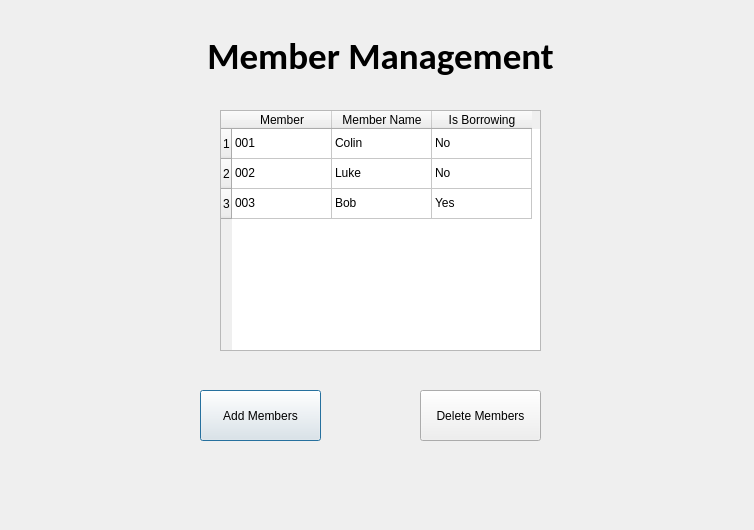
<?xml version="1.0" encoding="UTF-8"?>
<ui version="4.0">
 <class>Members</class>
 <widget class="QDialog" name="Members">
  <property name="geometry">
   <rect>
    <x>0</x>
    <y>0</y>
    <width>754</width>
    <height>530</height>
   </rect>
  </property>
  <property name="windowTitle">
   <string>Dialog</string>
  </property>
  <widget class="QPushButton" name="addMembersButton">
   <property name="geometry">
    <rect>
     <x>200</x>
     <y>390</y>
     <width>121</width>
     <height>51</height>
    </rect>
   </property>
   <property name="text">
    <string>Add Members</string>
   </property>
  </widget>
  <widget class="QPushButton" name="deleteMembersButton">
   <property name="geometry">
    <rect>
     <x>420</x>
     <y>390</y>
     <width>121</width>
     <height>51</height>
    </rect>
   </property>
   <property name="text">
    <string>Delete Members</string>
   </property>
  </widget>
  <widget class="QTableWidget" name="tableWidget">
   <property name="geometry">
    <rect>
     <x>220</x>
     <y>110</y>
     <width>321</width>
     <height>241</height>
    </rect>
   </property>
   <row/>
   <row/>
   <row/>
   <column>
    <property name="text">
     <string>Member</string>
    </property>
   </column>
   <column>
    <property name="text">
     <string>Member Name</string>
    </property>
   </column>
   <column>
    <property name="text">
     <string>Is Borrowing</string>
    </property>
   </column>
   <item row="0" column="0">
    <property name="text">
     <string>001</string>
    </property>
   </item>
   <item row="0" column="1">
    <property name="text">
     <string>Colin</string>
    </property>
   </item>
   <item row="0" column="2">
    <property name="text">
     <string>No</string>
    </property>
   </item>
   <item row="1" column="0">
    <property name="text">
     <string>002</string>
    </property>
   </item>
   <item row="1" column="1">
    <property name="text">
     <string>Luke</string>
    </property>
   </item>
   <item row="1" column="2">
    <property name="text">
     <string>No</string>
    </property>
   </item>
   <item row="2" column="0">
    <property name="text">
     <string>003</string>
    </property>
   </item>
   <item row="2" column="1">
    <property name="text">
     <string>Bob</string>
    </property>
   </item>
   <item row="2" column="2">
    <property name="text">
     <string>Yes</string>
    </property>
   </item>
  </widget>
  <widget class="QLabel" name="label">
   <property name="geometry">
    <rect>
     <x>60</x>
     <y>30</y>
     <width>641</width>
     <height>51</height>
    </rect>
   </property>
   <property name="font">
    <font>
     <family>Calibri</family>
     <pointsize>28</pointsize>
     <bold>true</bold>
    </font>
   </property>
   <property name="text">
    <string>Member Management</string>
   </property>
   <property name="alignment">
    <set>Qt::AlignmentFlag::AlignCenter</set>
   </property>
  </widget>
 </widget>
 <resources/>
 <connections/>
</ui>
